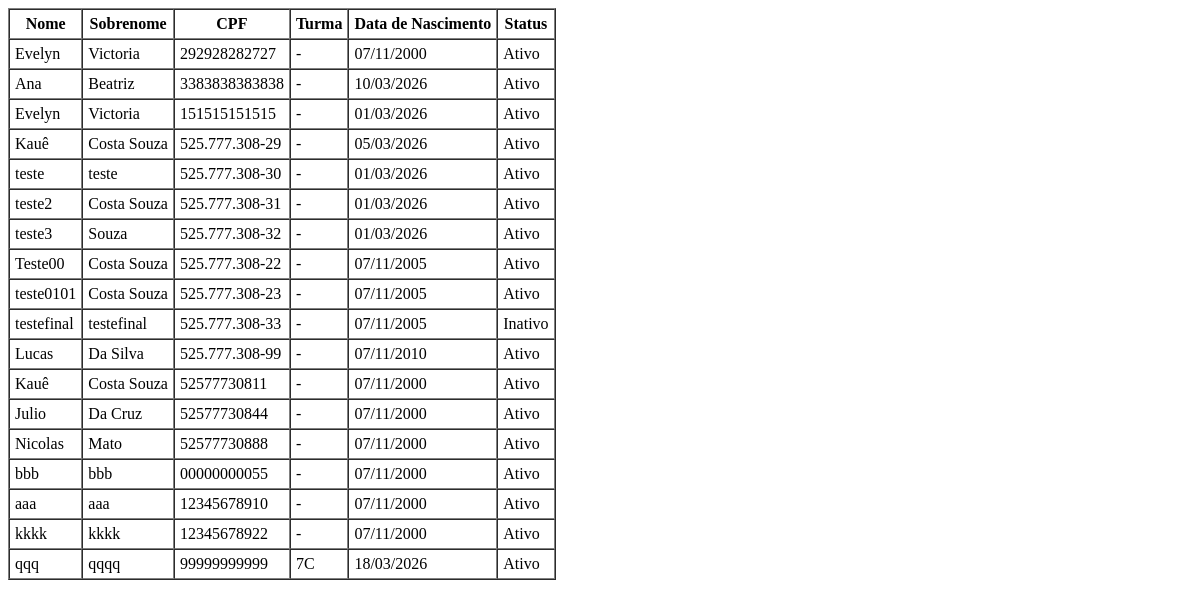
Page /alunos/lista/ on the earlier database version.
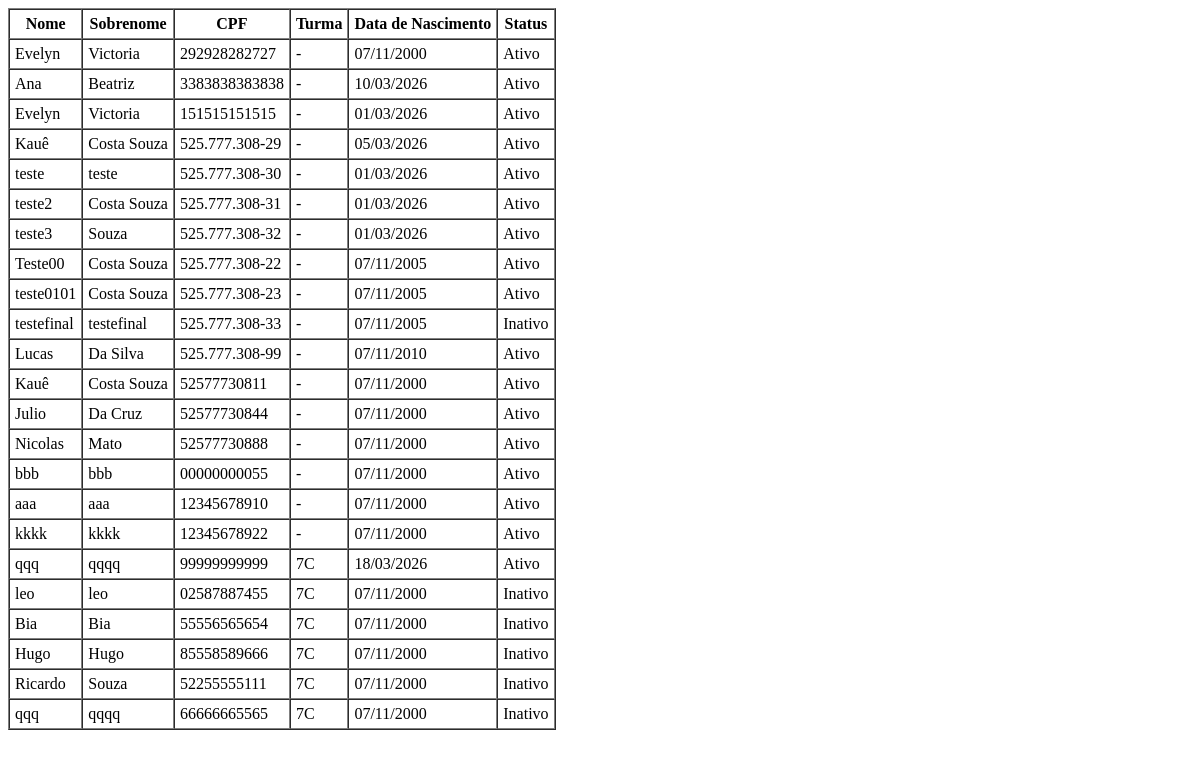
Same page on the later database version.
### app/models.py (models this page shows, shortened)
class Aluno(db.Model):
    id = db.Column(db.Integer, primary_key=True)
    nome = db.Column(db.String, nullable=True)
    sobrenome = db.Column(db.String, nullable=True)
    cpf = db.Column(db.String(14), unique=True, nullable=False)
    nascimento = db.Column(db.Date, nullable=False)
    status = db.Column(db.Boolean, default=True)
    created_at = db.Column(db.DateTime, default=db.func.current_timestamp())
    matricula = db.Column(db.String(20), nullable=True)
    data_matricula = db.Column(db.Date, nullable=True)
    tipo_sanguineo = db.Column(db.Enum(TipoSanguineo), nullable=True)
    responsaveis = db.relationship(
        "Responsavel",
        secondary=responsavel_aluno,
        back_populates="alunos"
    )
    turma_id = db.Column(db.Integer, db.ForeignKey('turmas.id', name='fk_aluno_turma'), nullable=True)
    logradouro_id = db.Column(db.Integer, db.ForeignKey('logradouros.id', name='fk_aluno_logradouro'), nullable=True)
    logradouro = db.relationship('Logradouro')
    __table_args__ = (
        db.UniqueConstraint('matricula', name='uq_aluno_matricula'),
    )

class Turmas(db.Model):
    id = db.Column(db.Integer, primary_key=True)
    nome = db.Column(db.String(100), nullable=False)
    descricao = db.Column(db.Text)
    ano = db.Column(db.Integer, nullable=False)
    dataInicio = db.Column(db.Date, nullable=False)
    dataFinal = db.Column(db.Date)
    periodo = db.Column(db.String(50))
    alunos = db.relationship('Aluno', backref='turma', lazy=True)

### app/routes.py (the view)
@app.route('/alunos/lista/')
def lista_alunos():
    turma_id = request.args.get('turma_id')
    if turma_id:
        alunos = Aluno.query.filter_by(turma_id=turma_id).all()
    else:
        alunos = Aluno.query.all()
    return render_template('partials/aluno_lista.html', alunos=alunos)

### app/templates/partials/aluno_lista.html
<table border="1" cellspacing="0" cellpadding="5">
    <thead>
        <tr>
            <th>Nome</th>
            <th>Sobrenome</th>
            <th>CPF</th>
            <th>Turma</th>
            <th>Data de Nascimento</th>
            <th>Status</th>
        </tr>
    </thead>
    <tbody>
        {% for aluno in alunos %}
            <tr>
                <td>{{ aluno.nome }}</td>
                <td>{{ aluno.sobrenome }}</td>
                <td>{{ aluno.cpf }}</td>
                <td>{{ aluno.turma.nome if aluno.turma else '-' }}</td>
                <td>{{ aluno.nascimento.strftime('%d/%m/%Y') if aluno.nascimento else '-' }}</td>
                <td>{{ 'Ativo' if aluno.status else 'Inativo' }}</td>
            </tr>
        {% endfor %}
    </tbody>
</table>

Differences in the rows shown:
added Aluno: nome "leo", sobrenome "leo", cpf "02587887455", turma "7C", nascimento "07/11/2000", status "Inativo"
added Aluno: nome "Bia", sobrenome "Bia", cpf "55556565654", turma "7C", nascimento "07/11/2000", status "Inativo"
added Aluno: nome "Hugo", sobrenome "Hugo", cpf "85558589666", turma "7C", nascimento "07/11/2000", status "Inativo"
added Aluno: nome "Ricardo", sobrenome "Souza", cpf "52255555111", turma "7C", nascimento "07/11/2000", status "Inativo"
added Aluno: nome "qqq", sobrenome "qqqq", cpf "66666665565", turma "7C", nascimento "07/11/2000", status "Inativo"
